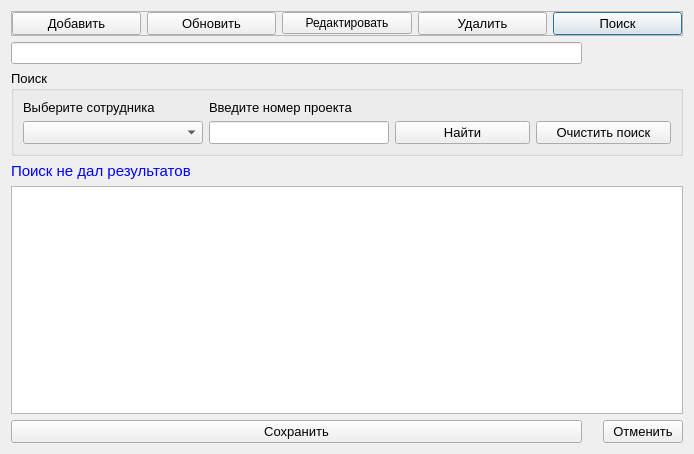
<?xml version="1.0" encoding="UTF-8"?>
<ui version="4.0">
 <class>NirSotrudnika</class>
 <widget class="QDialog" name="NirSotrudnika">
  <property name="geometry">
   <rect>
    <x>0</x>
    <y>0</y>
    <width>694</width>
    <height>454</height>
   </rect>
  </property>
  <property name="windowTitle">
   <string>НИР сотрудников</string>
  </property>
  <layout class="QGridLayout" name="gridLayout_3">
   <item row="0" column="0" colspan="3">
    <widget class="QFrame" name="frame">
     <property name="frameShape">
      <enum>QFrame::StyledPanel</enum>
     </property>
     <property name="frameShadow">
      <enum>QFrame::Raised</enum>
     </property>
     <layout class="QGridLayout" name="gridLayout_2">
      <property name="leftMargin">
       <number>0</number>
      </property>
      <property name="topMargin">
       <number>0</number>
      </property>
      <property name="rightMargin">
       <number>0</number>
      </property>
      <property name="bottomMargin">
       <number>0</number>
      </property>
      <item row="0" column="5">
       <widget class="QPushButton" name="pushButton_search">
        <property name="font">
         <font>
          <pointsize>10</pointsize>
         </font>
        </property>
        <property name="text">
         <string>Поиск</string>
        </property>
        <property name="icon">
         <iconset resource="resourses.qrc">
          <normaloff>:/img/img/find.png</normaloff>:/img/img/find.png</iconset>
        </property>
       </widget>
      </item>
      <item row="0" column="0">
       <widget class="QPushButton" name="pushButton_add">
        <property name="font">
         <font>
          <pointsize>10</pointsize>
         </font>
        </property>
        <property name="text">
         <string>Добавить</string>
        </property>
        <property name="icon">
         <iconset resource="resourses.qrc">
          <normaloff>:/img/img/add.png</normaloff>:/img/img/add.png</iconset>
        </property>
       </widget>
      </item>
      <item row="0" column="4">
       <widget class="QPushButton" name="pushButton_del">
        <property name="font">
         <font>
          <pointsize>10</pointsize>
         </font>
        </property>
        <property name="text">
         <string>Удалить</string>
        </property>
        <property name="icon">
         <iconset resource="resourses.qrc">
          <normaloff>:/img/img/delete.png</normaloff>:/img/img/delete.png</iconset>
        </property>
       </widget>
      </item>
      <item row="0" column="2">
       <widget class="QPushButton" name="pushButton_update">
        <property name="font">
         <font>
          <pointsize>10</pointsize>
         </font>
        </property>
        <property name="text">
         <string>Обновить</string>
        </property>
        <property name="icon">
         <iconset resource="resourses.qrc">
          <normaloff>:/img/img/refresh.png</normaloff>:/img/img/refresh.png</iconset>
        </property>
       </widget>
      </item>
      <item row="0" column="3">
       <widget class="QPushButton" name="pushButton_edit">
        <property name="text">
         <string>Редактировать</string>
        </property>
        <property name="icon">
         <iconset resource="resourses.qrc">
          <normaloff>:/img/img/edit.png</normaloff>:/img/img/edit.png</iconset>
        </property>
       </widget>
      </item>
     </layout>
    </widget>
   </item>
   <item row="2" column="0" colspan="3">
    <widget class="QGroupBox" name="groupBox_search">
     <property name="font">
      <font>
       <pointsize>10</pointsize>
      </font>
     </property>
     <property name="title">
      <string>Поиск</string>
     </property>
     <layout class="QGridLayout" name="gridLayout" columnstretch="4,4,3,3">
      <item row="0" column="0">
       <widget class="QLabel" name="label">
        <property name="font">
         <font>
          <pointsize>10</pointsize>
         </font>
        </property>
        <property name="text">
         <string>Выберите сотрудника</string>
        </property>
       </widget>
      </item>
      <item row="0" column="1">
       <widget class="QLabel" name="label_2">
        <property name="font">
         <font>
          <pointsize>10</pointsize>
         </font>
        </property>
        <property name="text">
         <string>Введите номер проекта</string>
        </property>
       </widget>
      </item>
      <item row="1" column="0">
       <widget class="QComboBox" name="comboBox_sotrudnik">
        <property name="font">
         <font>
          <pointsize>10</pointsize>
         </font>
        </property>
       </widget>
      </item>
      <item row="1" column="1">
       <widget class="QLineEdit" name="lineEdit_number_project">
        <property name="font">
         <font>
          <pointsize>10</pointsize>
         </font>
        </property>
        <property name="clearButtonEnabled">
         <bool>true</bool>
        </property>
       </widget>
      </item>
      <item row="1" column="2">
       <widget class="QPushButton" name="pushButton_find">
        <property name="font">
         <font>
          <pointsize>10</pointsize>
         </font>
        </property>
        <property name="text">
         <string>Найти</string>
        </property>
        <property name="icon">
         <iconset resource="resourses.qrc">
          <normaloff>:/img/img/findOk.png</normaloff>:/img/img/findOk.png</iconset>
        </property>
       </widget>
      </item>
      <item row="1" column="3">
       <widget class="QPushButton" name="pushButton_clear">
        <property name="font">
         <font>
          <pointsize>10</pointsize>
         </font>
        </property>
        <property name="text">
         <string>Очистить поиск</string>
        </property>
        <property name="icon">
         <iconset resource="resourses.qrc">
          <normaloff>:/img/img/clear.png</normaloff>:/img/img/clear.png</iconset>
        </property>
       </widget>
      </item>
     </layout>
    </widget>
   </item>
   <item row="5" column="1">
    <widget class="QLabel" name="label_naideno">
     <property name="font">
      <font>
       <pointsize>12</pointsize>
      </font>
     </property>
     <property name="styleSheet">
      <string notr="true">color:rgb(85, 0, 255)</string>
     </property>
     <property name="text">
      <string/>
     </property>
    </widget>
   </item>
   <item row="5" column="2">
    <widget class="QPushButton" name="pushButton_cancel">
     <property name="font">
      <font>
       <pointsize>10</pointsize>
      </font>
     </property>
     <property name="text">
      <string>Отменить</string>
     </property>
     <property name="icon">
      <iconset resource="resourses.qrc">
       <normaloff>:/img/img/cancel.png</normaloff>:/img/img/cancel.png</iconset>
     </property>
    </widget>
   </item>
   <item row="3" column="0" colspan="2">
    <widget class="QLabel" name="label_result">
     <property name="maximumSize">
      <size>
       <width>16777215</width>
       <height>20</height>
      </size>
     </property>
     <property name="font">
      <font>
       <pointsize>11</pointsize>
      </font>
     </property>
     <property name="styleSheet">
      <string notr="true">color:rgb(0, 0, 255)</string>
     </property>
     <property name="text">
      <string>Поиск не дал результатов</string>
     </property>
    </widget>
   </item>
   <item row="5" column="0">
    <widget class="QPushButton" name="pushButton_save">
     <property name="font">
      <font>
       <pointsize>10</pointsize>
      </font>
     </property>
     <property name="text">
      <string>Сохранить</string>
     </property>
     <property name="icon">
      <iconset resource="resourses.qrc">
       <normaloff>:/img/img/save.png</normaloff>:/img/img/save.png</iconset>
     </property>
    </widget>
   </item>
   <item row="4" column="0" colspan="3">
    <widget class="QTableView" name="tableView_nirSotr">
     <property name="font">
      <font>
       <pointsize>10</pointsize>
      </font>
     </property>
     <property name="alternatingRowColors">
      <bool>true</bool>
     </property>
     <property name="selectionMode">
      <enum>QAbstractItemView::SingleSelection</enum>
     </property>
     <property name="selectionBehavior">
      <enum>QAbstractItemView::SelectRows</enum>
     </property>
    </widget>
   </item>
   <item row="1" column="0">
    <widget class="QLineEdit" name="lineEdit"/>
   </item>
  </layout>
 </widget>
 <resources>
  <include location="resourses.qrc"/>
 </resources>
 <connections/>
</ui>
